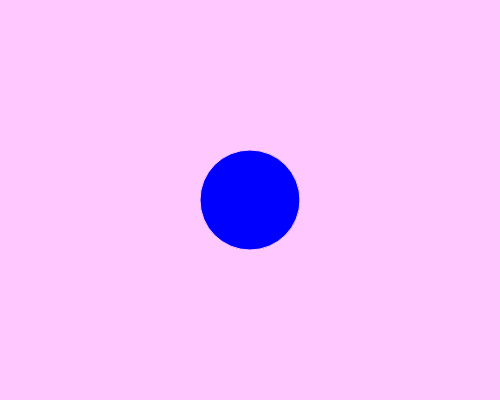
Frame 1 (no input)
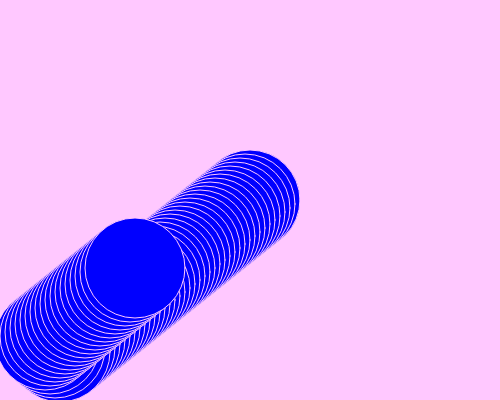
Frame 60 (no input)
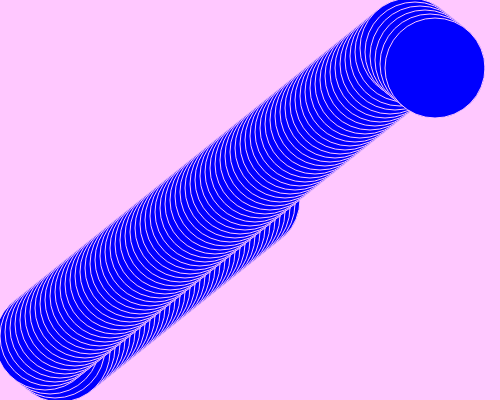
Frame 120 (the mouse pressed at the canvas centre since frame 60)

The p5.js sketch that drew these frames (run headless with seeded random() and noise() and a simulated clock; from frame 60 on, the mouse is pressed at the canvas centre):

// p5.js sketch
// ── sketch.js
//Advanced Bouncing Ball Variation
//Try changing the values for xDirection and yDirection or the size of the canvas, and look how that changes the patterns the bouncing ball makes.

var y;
var x;
var yDirection = 4;
var xDirection = -5;
var ballSize = 100;

function setup(){
    createCanvas(500,400);
    y = height/2;
    x = width/2;
    background(255,200,255);
}
function draw(){
    stroke(255,200,255);
    fill(0,0,255);
    ellipse(x,y,ballSize,ballSize);
    y += yDirection;
    x += xDirection;
    if(y  > height-ballSize/2 || y < ballSize/2){
        yDirection = yDirection * (-1);
    }
    if(x  > width-ballSize/2 || x < ballSize/2){
        xDirection = xDirection * (-1);
    }
    
}
